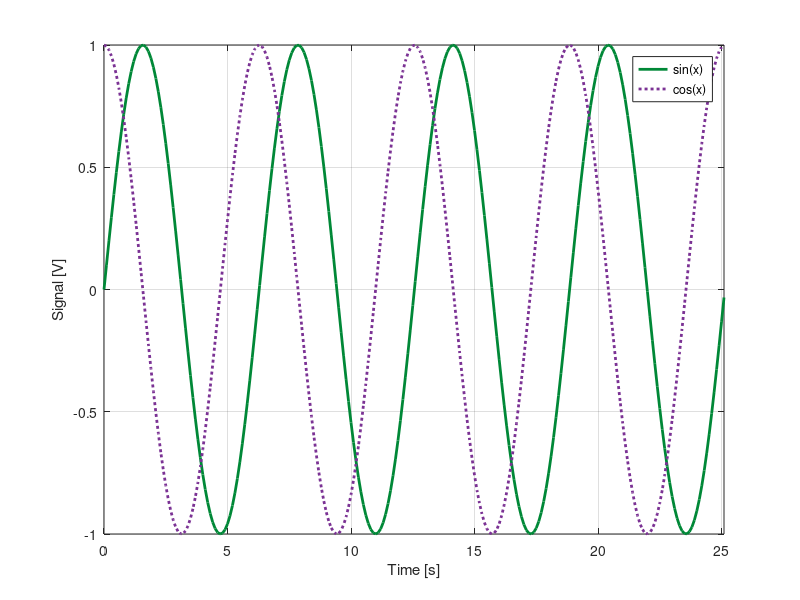

MATLAB code to generate this figure:
%% Create line plot from data_x and data_y
figure();

title('Signal response');

window_width = 21.0;   % 21cm is the width of a A4 paper
window_height = 29.7;  % 29.7cm is the height of A4 paper
set(gcf, 'units','centimeters','Position',[0, 0, window_width, window_height*.5]);

%% Create some data
data_x = 0:.1:8*pi;
data_y1 = sin(data_x);
data_y2 = cos(data_x);

%% Set colors
% These colors are colorblind safe and print friendly
% Reference: https://colorbrewer2.org/
light_green     = [166,219,160]./255;
dark_green      = [0,136,55]./255;
light_purple    = [194,165,207]./255;
dark_purple     = [123,50,148]./255;

%% Plot
% plot(x, y, style, ...), possible styles include:
% '-' (line)            |	'--' (dashed)	|	'-.' (dash-dot)	
% '.' (markers only)    |    ':' (dotted)
plot(data_x, data_y1, '-', 'color', dark_green, 'linewidth', 2);
hold on;
plot(data_x, data_y2, ':', 'color', dark_purple, 'linewidth', 2);
hold off;

%% Config labels
legend({'sin(x)', 'cos(x)'});

xlabel('Time [s]');
ylabel('Signal [V]');

xlim([0 data_x(end)]);
ylim([-1 1]);

grid on;

